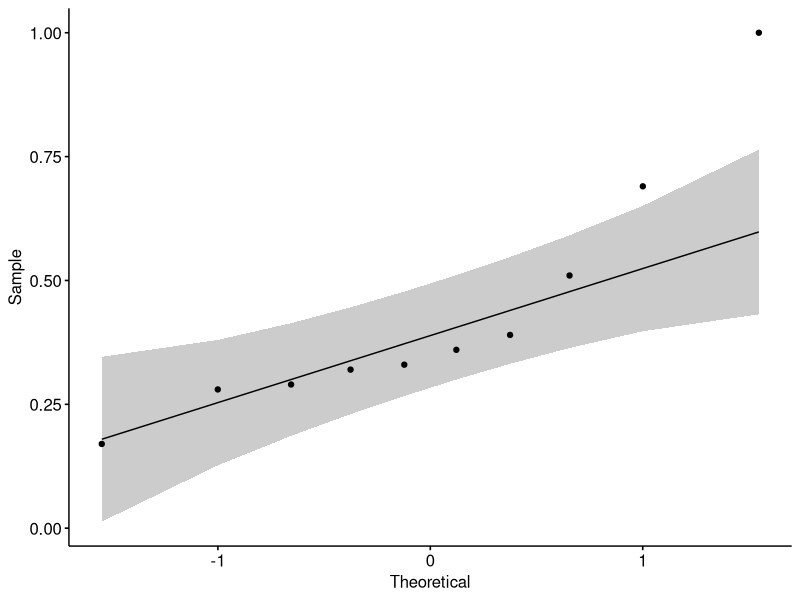
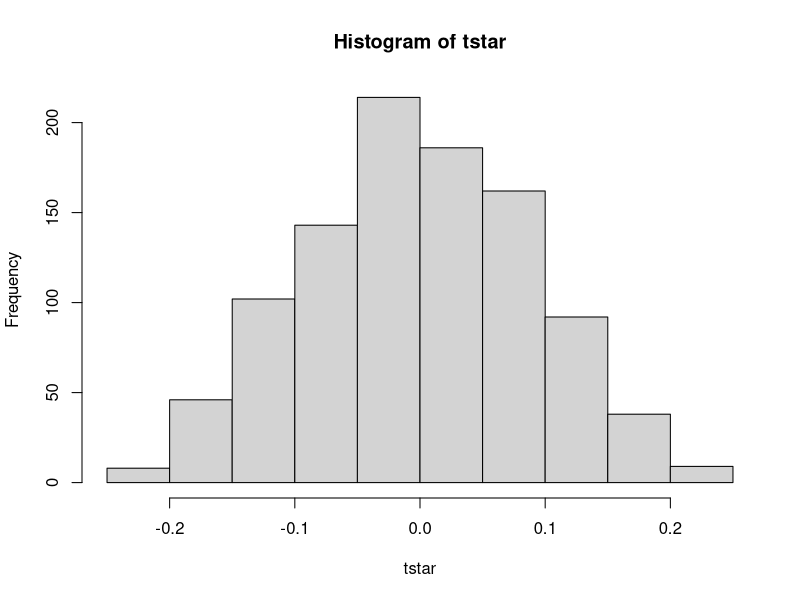
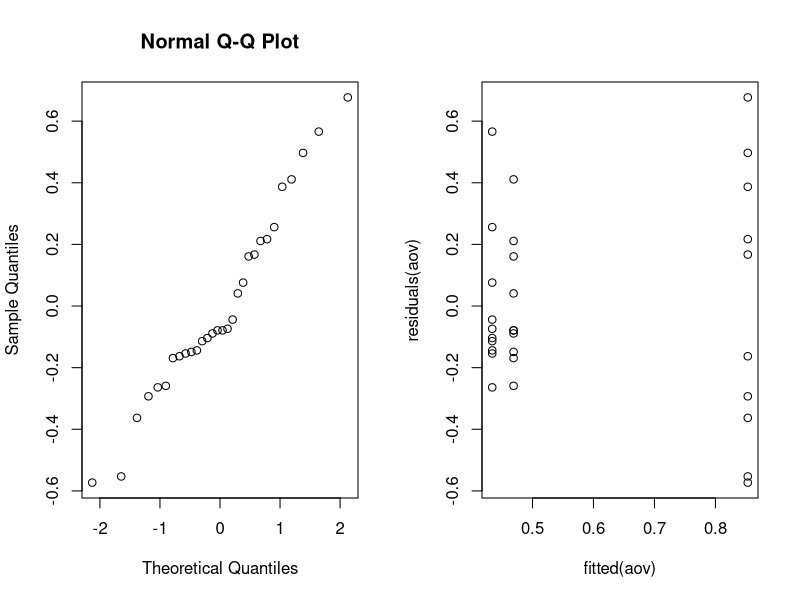

Write the R code that produced these figures, in order.
## ---- chunk 1
library("ggpubr")
## ---- chunk 2
data=read.table(file="dogs.txt",header=TRUE)
data

shapiro.test(data$isofluorane)
ggqqplot(data$isofluorane)
## ---- chunk 3
res <- cor.test(data$isofluorane, data$halothane, 
                method = "pearson")
res
## ---- chunk 4
mystat=function(x,y) {mean(x-y)}
B=1000; tstar=numeric(B)
for (i in 1:B) {
  datastar=t(apply(cbind(data[,1],data[,2]),1,sample))
  tstar[i]=mystat(datastar[,1],datastar[,2]) }
myt=mystat(data[,1],data[,2])
myt
hist(tstar)
pl=sum(tstar<myt)/B
pr=sum(tstar>myt)/B
p=2*min(pl,pr)
p
## ---- chunk 5
dataframe=data.frame(concentration=as.vector(as.matrix(data)),
                     variety=factor(rep(1:3,each=10)))

aov=lm(concentration~variety,data=dataframe)
anova(aov)
## ---- chunk 6
summary(aov)
## ---- chunk 7
par(mfrow=c(1,2)); qqnorm(residuals(aov))
plot(fitted(aov),residuals(aov))
## ---- chunk 8
attach(dataframe); kruskal.test(concentration,variety)
## ---- chunk 9

